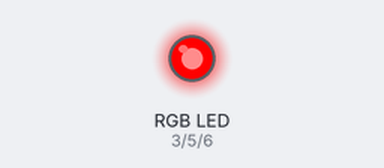
The sketch below on a simulated Arduino Uno, built with avr-gcc and run on an emulated ATmega328P. Shown: an RGB LED mixed from three pins (HIGH = lit).

Above: at 0.05 s.
At 1.25 s:
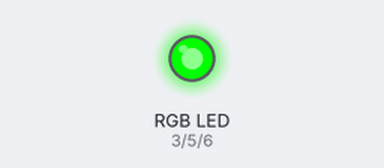
At 2.5 s:
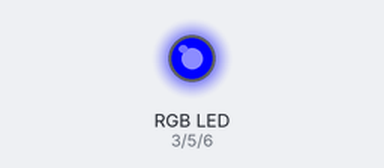
At 3.7 s:
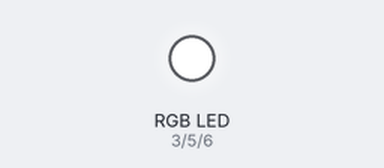
At 4.95 s:
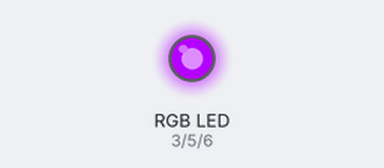
Timing chart, 0 to 6.5 s (numbered marks = the images above):
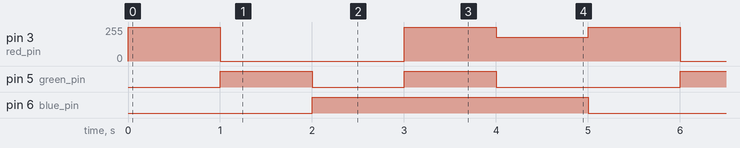

The sketch:

Lection_2.ino
```cpp
int red_pin = 3;
int green_pin = 5;
int blue_pin = 6;

void setup() {
  // put your setup code here, to run once:
pinMode (red_pin, OUTPUT);
 pinMode (green_pin, OUTPUT);
 pinMode (blue_pin, OUTPUT);
}

void loop () {
setColor (255, 0, 0); // Color rojo
delay(1000);
setColor (0, 255, 0); // Color verde
delay(1000);
setColor (0, 0, 255); // Color azul
delay(1000);
setColor (255, 255, 255); // Color blanco
delay(1000);
setColor (180, 0, 255); // Color púrpura
delay(1000);
}

void setColor (int redValue, int greenValue, int blueValue) { analogWrite (red_pin, redValue);
analogWrite (green_pin, greenValue);

 analogWrite (blue_pin, blueValue); }
```

Measured:
- by itself, pin 3 (red_pin): repeats every 5.0 s: 0/255 2.0 s, 255/255 1.0 s, 180/255 1.0 s, 255/255 1.0 s
- by itself, pin 5 (green_pin): repeats every 5.0 s: LOW 1.0 s, HIGH 1.0 s, LOW 2.0 s, HIGH 1.0 s
- by itself, pin 6 (blue_pin): alternates HIGH for 3.0 s and LOW for 2.0 s
